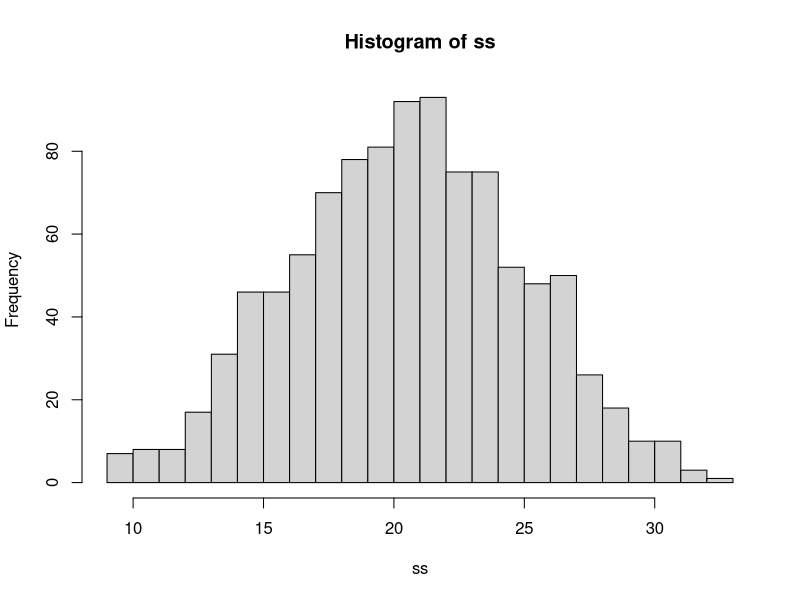
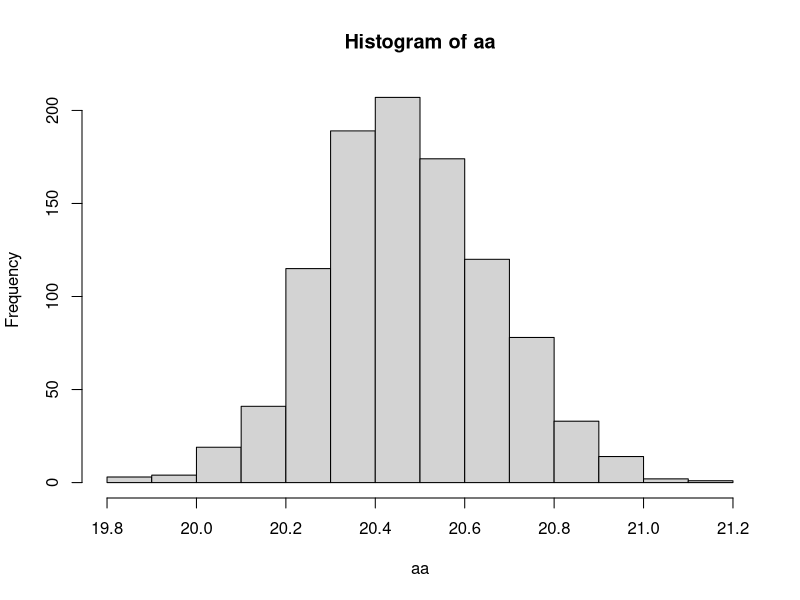
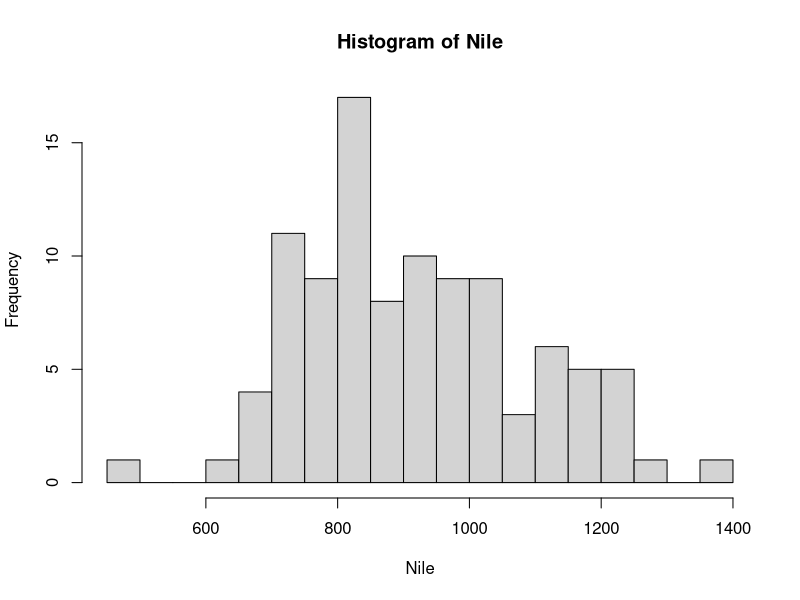
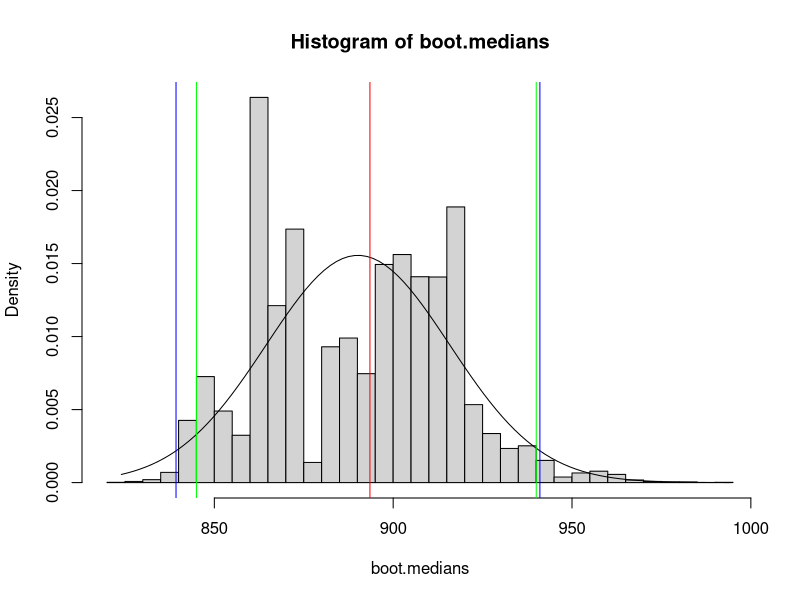
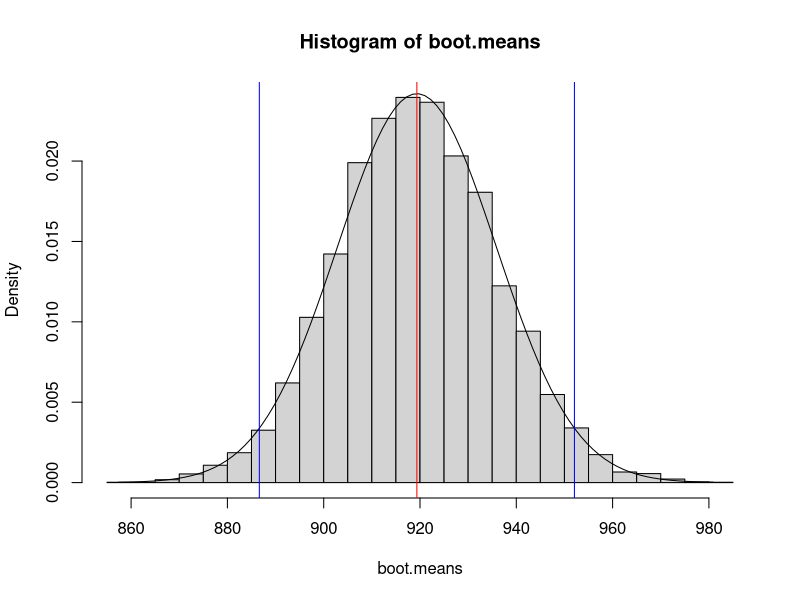
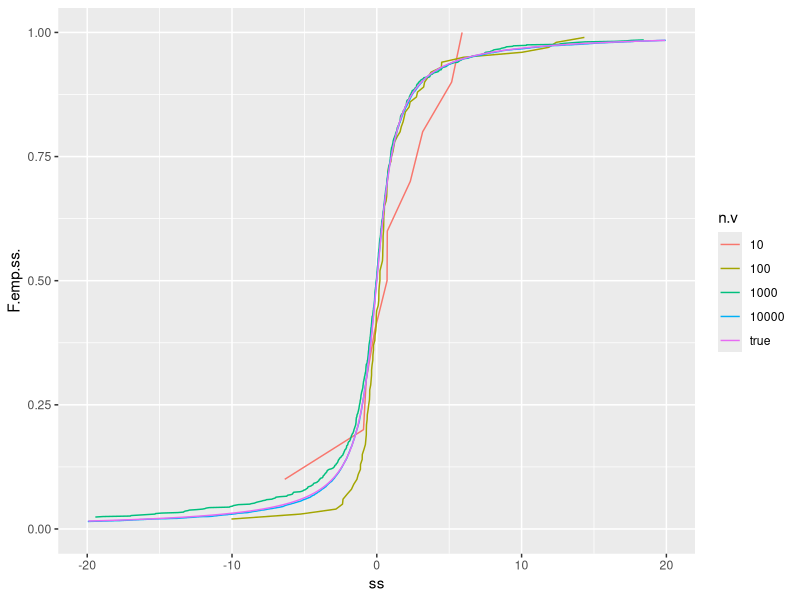
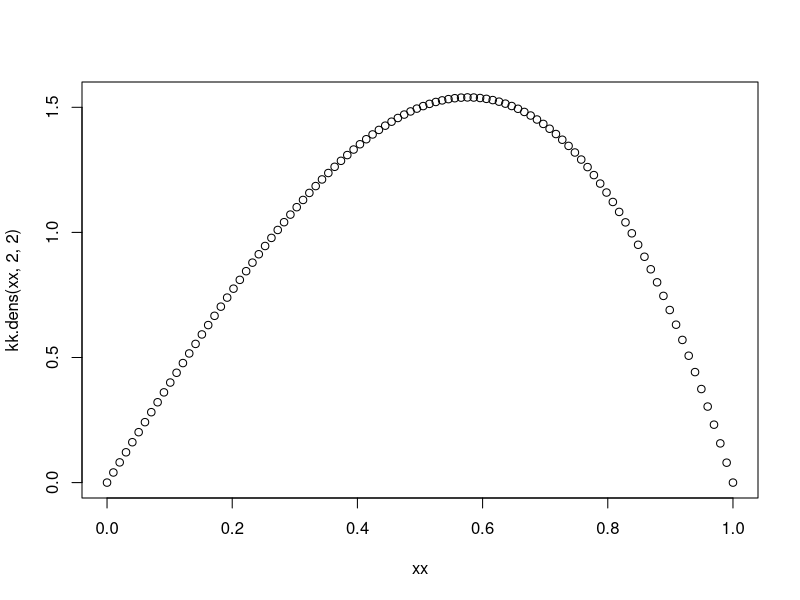
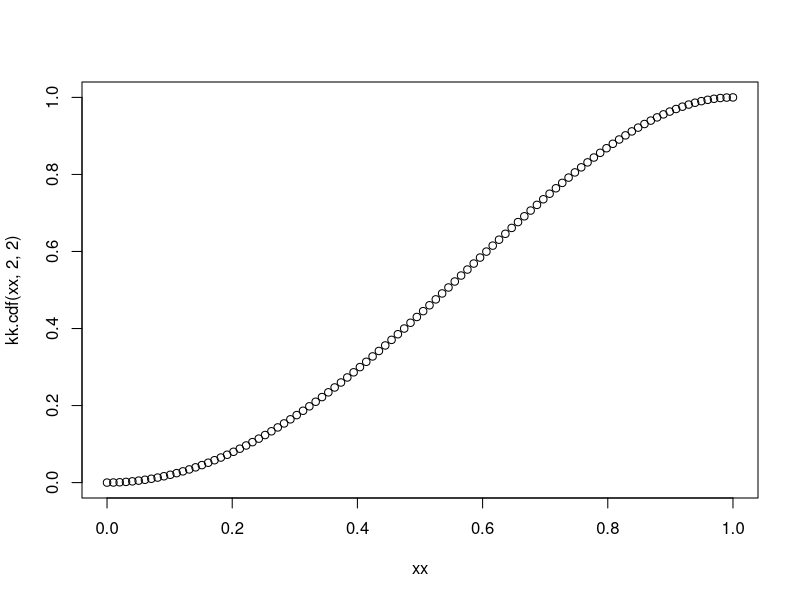

Reproduce these figures in R, in order. (Note: a time limit stopped this script after it produced the figures.)
## ex 2 bootstrap

ss <- rnorm(1000, 2, sd = 3)

bootss <- lapply(1:1000, function(x) sample(ss, 1000, replace = TRUE))
boots.m <- unlist(lapply(bootss, mean))
summary(boots.m)

# 90 % bootstrap intervals
bootCI = quantile(boots.m, c(0.05, 0.95))

# comparison with standard confidence interval
CI = c(mean(ss) - 1.96*sqrt(var(ss)/1000),
       mean(ss) + 1.96*sqrt(var(ss)/1000))

# bootCI is slightly shorter
rbind(bootCI, CI)

## ex 4

three.steps <- function(){
  dice.s <- sample(1:6, 6, replace = T)
  return(sum(dice.s))
}


ss <- sapply(1:1000, function(x) three.steps())
hist(ss, breaks = 20)

thousand.steps <- function(){
  pos.v <- c(0)
  pos <- 0
  for(i in 1:1000){
    pos <- pos + sum(sample(1:6, 2, replace = T))
    if(pos > 40){
      pos <- pos - 40
    }
    pos.v[i + 1] <- pos
  }
  pos.v
}


ss1000 <- thousand.steps()
aa <- unlist(lapply(lapply(1:1000, function(X) thousand.steps()), mean))
hist(aa)



#############################
# practical #################
#############################

# bootstrap

library(boot)

data(Nile)

# 1. and 2. explore Nile data

hist(Nile, breaks = 20)
mean(Nile)
median(Nile)

# 3. Gaussian confidence intervals 
n = length(Nile)
zt <- qt(0.975, 99)
CI.gaus <- c(mean(Nile) - zt*(sd(Nile)/sqrt(n)),
             mean(Nile) + zt*(sd(Nile)/sqrt(n)))

CI.gaus


# 4. bootstrap
R = 10000 # replicates
boot.sample <- lapply(1:R, function(x) sample(Nile, n, replace = TRUE))
boot.means <- unlist(lapply(boot.sample, mean))
boot.medians <- unlist(lapply(boot.sample, median))

# bootstrap CI

# mean

CI.bootperc.mean <- quantile(boot.means, c(0.025, 0.975)) 
CI.bootgaus.mean <- c(mean(boot.means) - zt*(sd(boot.means)),
                      mean(boot.means) + zt*(sd(boot.means)))

rbind(CI.gaus, CI.bootperc.mean,
      CI.bootgaus.mean)
# all very close, bootstrap are slightly smaller


# median
CI.bootperc.med <- quantile(boot.medians, c(0.025, 0.975)) 
CI.bootgaus.med <- c(mean(boot.medians) - zt*(sd(boot.medians)),
                      mean(boot.medians) + zt*(sd(boot.medians)))

rbind(CI.bootperc.med,
      CI.bootgaus.med)

# here we can appreciate the difference, the percentile intervals are smaller
# that is because the bootstrap median distribution is far from normal

rr <- range(boot.medians)
mm <- seq(rr[1], rr[2], length.out = 100)
hist(boot.medians, breaks = 30, freq = FALSE)
lines(mm, dnorm(mm, mean = mean(boot.medians), sd = sd(boot.medians)))
abline(v = median(Nile), col = 'red')
abline(v = CI.bootgaus.med, col = 'blue')
abline(v = CI.bootperc.med, col = 'green')


# instead the mean distribution
rr <- range(boot.means)
mm <- seq(rr[1], rr[2], length.out = 100)
hist(boot.means, breaks = 30, freq = FALSE)
lines(mm, dnorm(mm, mean = mean(boot.means), sd = sd(boot.means)))
abline(v = mean(Nile), col = 'red')
abline(v = CI.bootgaus.mean, col = 'blue')


boot.meadian.CI <- function(R = 10000, method){
  boot.sample <- lapply(1:R, function(x) sample(Nile, n, replace = TRUE))
  
  boot.medians <- unlist(lapply(boot.sample, median))
  
  if(method == 'perc'){
    return(quantile(boot.medians, c(0.025, 0.975)))  
  }
  if(method == 'gauss'){
    return(c(mean(boot.medians) - zt*(sd(boot.medians)),
             mean(boot.medians) + zt*(sd(boot.medians))))
  }
}

# the results are stable with 10000 bootstrap replicates
matrix.median.CI <- matrix(unlist(lapply(1:100, function(x) 
  boot.meadian.CI(R = 10000, method = 'perc'))), byrow = T, ncol = 2)

matrix.median.CI

# not so stable with 10 bootstrap replicates
matrix.median.CI <- matrix(unlist(lapply(1:100, function(x) 
  boot.meadian.CI(R = 10, method = 'perc'))), byrow = T, ncol = 2)

matrix.median.CI


#### CONVERGENCE
# 1. uniform distribution

ecdf.values.unif <- function(n.v){
  ss <- rcauchy(n.v)#runif(n.v)
  F.emp <- ecdf(ss)
  dd <- data.frame(ss, F.emp(ss), n.v)
  dd[order(dd[,1]),]
}

n.v <- c(seq(10, 10000, by = 100), 10000)

ecdf.n.list <- lapply(c(10,100,1000,10000), function(x) ecdf.values.unif(x))
library(dplyr)

uu <- seq(-100,100,length.out = 1000)
ecdf.df <- bind_rows(ecdf.n.list)
df <- rbind(ecdf.df, 
            data.frame(ss = uu,
                       F.emp.ss. = pcauchy(uu),
                       n.v = 'true'))

library(ggplot2)
ggplot(df, aes(x = ss, y = F.emp.ss., color = n.v)) + 
  geom_line() + 
  xlim(-20, 20)


df$diff <- abs(df$F.emp.ss. - pcauchy(df$ss))

mm <- matrix(NA, ncol = 2, nrow = length(unique(df$n.v)))
i = 1
for(xx in unique(df$n.v)){
  df.r <- df %>%
    filter(n.v == xx)
  mm[i,] = c(xx, max(df.r$diff))
  i = i + 1
}

mm

#### 3. transformation method

kk.dens <- function(x, a, b){
  a*b*(x^(a-1))*(1 - x^a)^(b-1)
}

xx <- seq(0,1,length.out = 100)
plot(xx, kk.dens(xx, 2, 2))

kk.cdf <- function(x, a, b){
  1 - (1- x^a)^b
}

plot(xx, kk.cdf(xx, 2, 2))

kk.inv.cdf <- function(u, a, b){
  (1 - (1 - u)^(1/b))^(1/a)
}

kk.sampling <- function(size, a, b){
  u <- runif(size)
  kk.inv.cdf(u, a, b)
}

hist(kk.sampling(1000, 2, 2), breaks = 20, freq = F)
lines(xx, kk.dens(xx, 2, 2), col = 'red')

plot(ecdf(kk.sampling(1000, 2, 2)))
lines(xx, kk.cdf(xx, 2, 2), col = 'red')

timez <- rep(NA, 100)

for(i in 1:100){
  start.t <- Sys.time()
  k.s <- kk.sampling(100000, 2, 2)
  end.t <- Sys.time()
  timez[i] <- difftime(end.t, start.t, units = 'sec')
  }

summary(timez)

## rejection sampling

M = 1.55

plot(xx, M*dunif(xx), type = 'l', xlim = c(0,1), ylim = c(0,M))
lines(xx, kk.dens(xx, 2, 2), col = 'red')

kk.sampling.rej <- function(size, a, b){
  ss <- c()
  while(length(ss) < size){
    x <- runif(1)
    U <- runif(1, min = 0, max = M)
    if(U <= kk.dens(x, a, b)){
      ss <- c(ss, x)
    }
  }
  return(ss)
}


aa <- kk.sampling.rej(10000, 2, 2)
hist(aa, breaks= 20, freq = FALSE)
lines(xx, kk.dens(xx, 2, 2), col = 'red')


timez.rej <- rep(NA, 10)

for(i in 1:10){
  print(i)
  start.t <- Sys.time()
  k.s <- kk.sampling.rej(100000, 2, 2)
  end.t <- Sys.time()
  timez.rej[i] <- difftime(end.t, start.t, units = 'sec')
}

rbind(summary(timez),
      summary(timez.rej))
